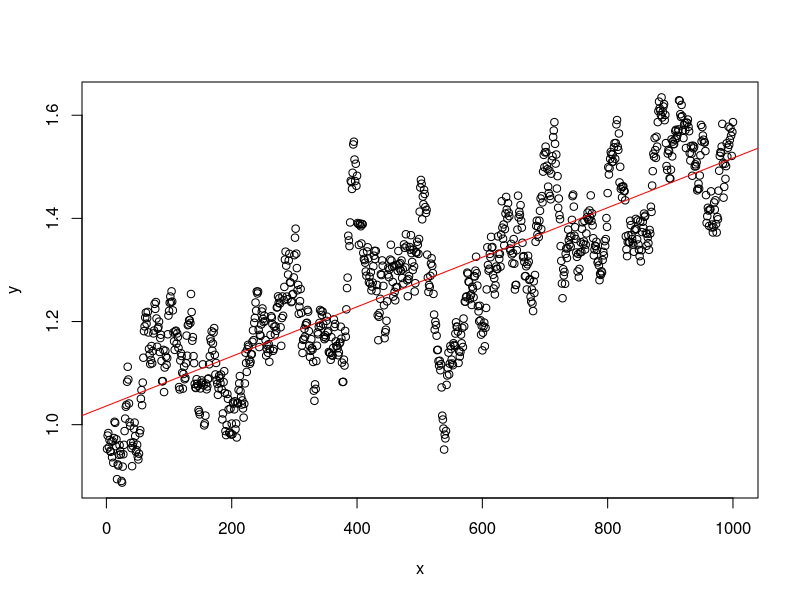
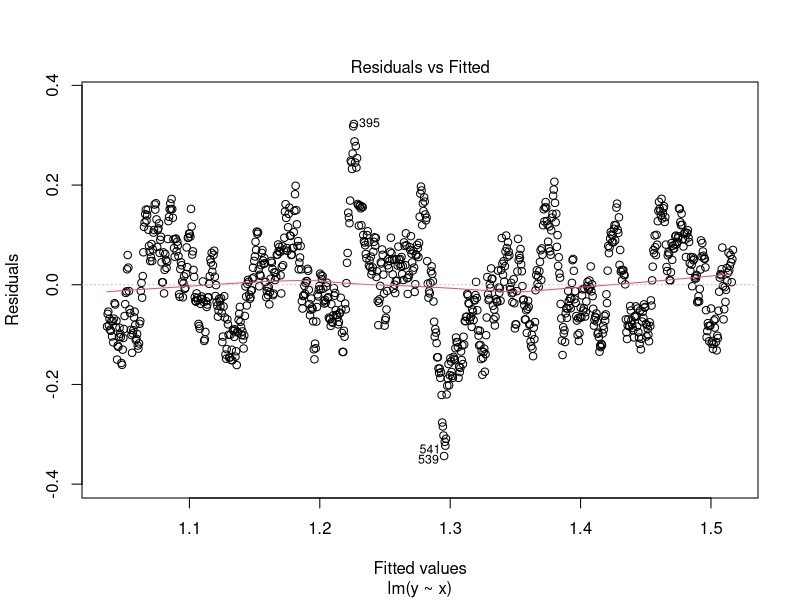
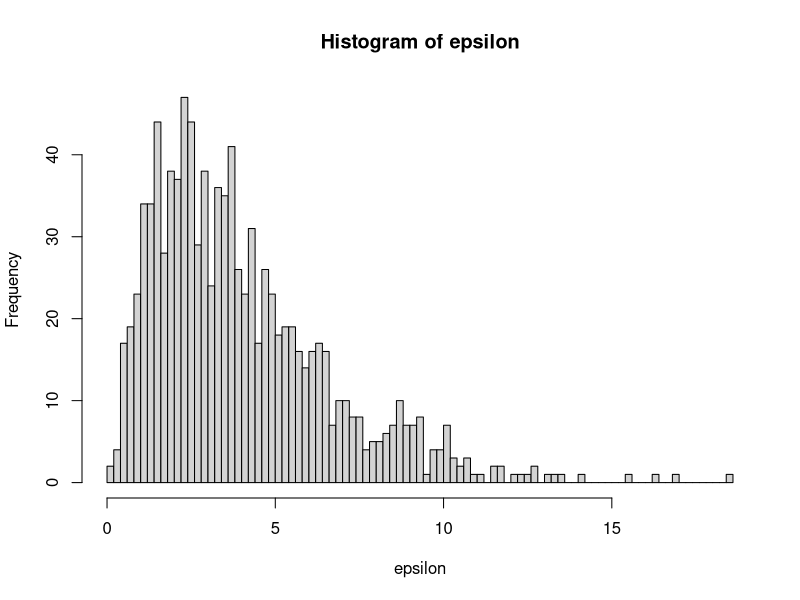
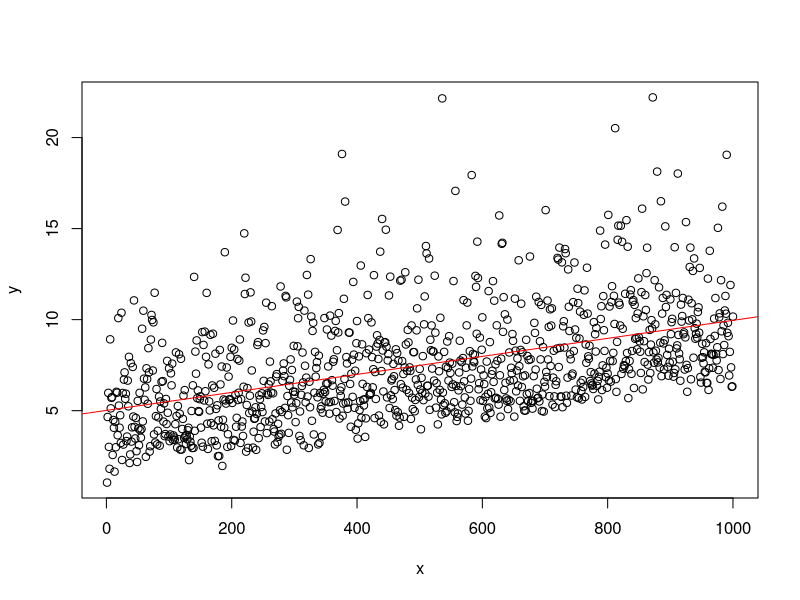
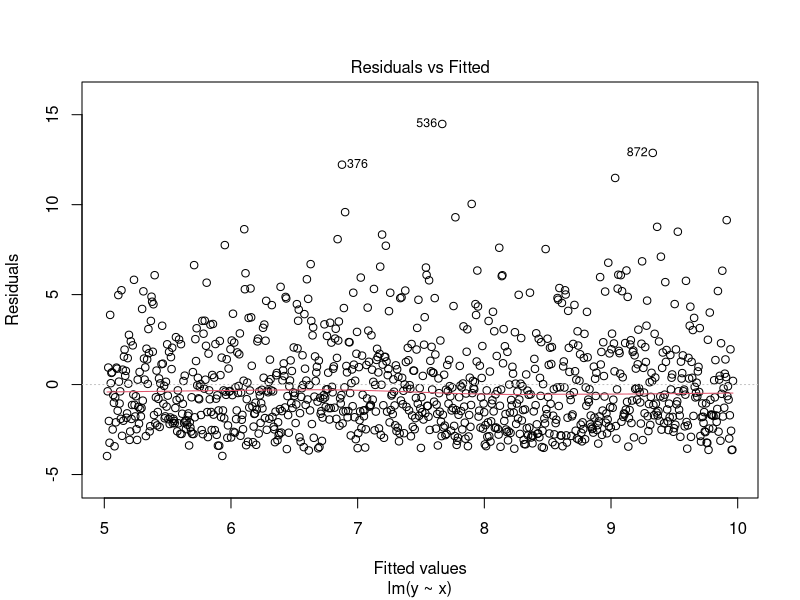
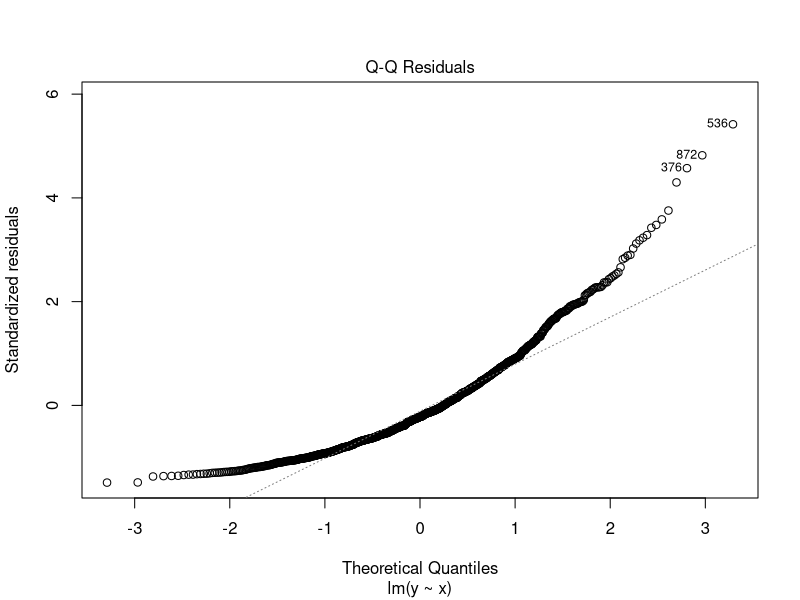
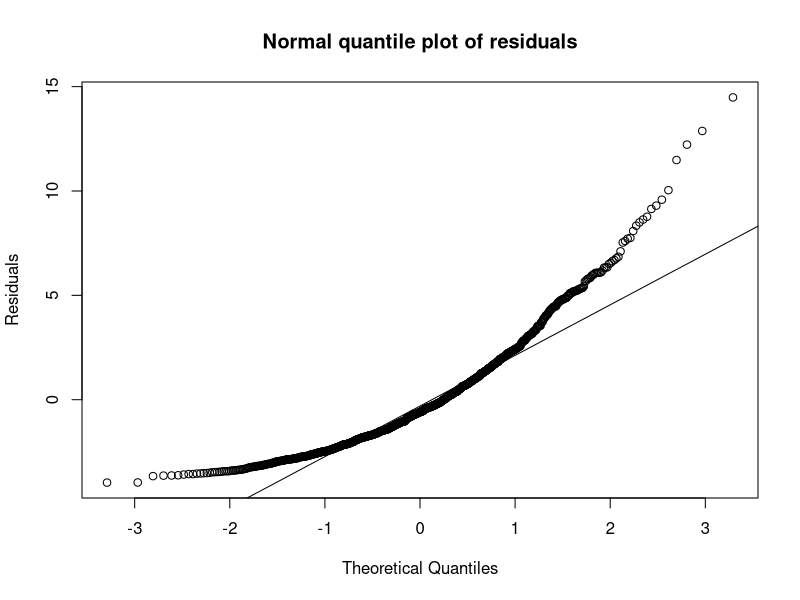
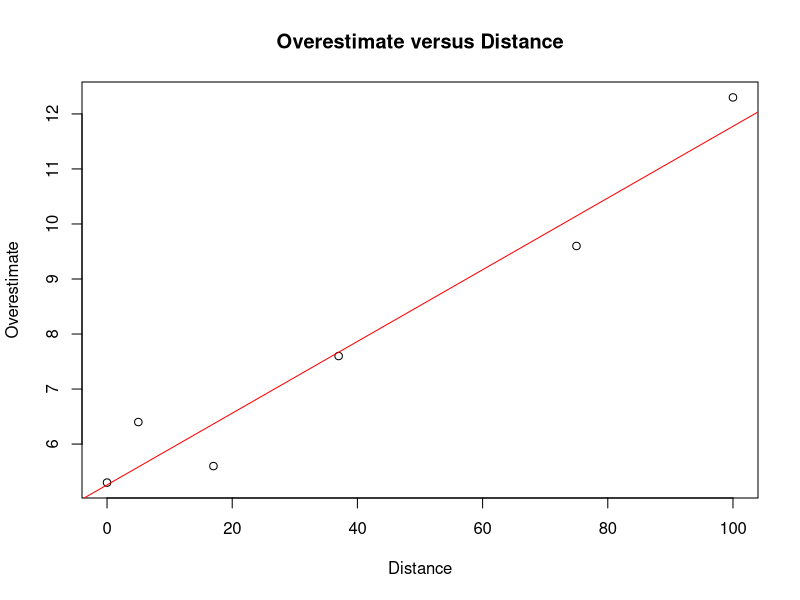

Here is the R script that generated these plots, in order:
# Lab 3
# Simple Linear Regression

# 1. More on Model Validation
# We have seen in class what will happen when the linear assumption or
# the equal variance assumption are violated. 

# 1.1 Let us first see what will happen if the independent assumption is violated
# Simulate Data (from a 0.95 auto-correlation AR(1) process)
x <- 1:1000
y <- 1+0.0005*x
epsilon <- rep(0,1000)
epsilon[1] <- 0.1*rnorm(1)
for (i in 2:1000){
  epsilon[i] <- 0.95*epsilon[i-1] + sqrt(0.01*(1-0.95^2))*rnorm(1)
}
y <- y + epsilon

# The trace of the data looks really "sticky"
plot(x,y)
abline(reg=lm(y ~ x),col="red")


myreg <- lm(y~x)
plot(myreg,1) # What did you see? 
#stickiness- cannot abruptly change signs very easily (e.g. value tends to stick in previous region, changes little by little)
#clearly some patterns, if was indpendent would look completely random 

# 1.2 Let us then see what will happen if the normality assumption is violated
# Simulate Data (error comes from a Gamma dist, which is skewed)
x <- 1:1000
y <- 1+0.005*x
epsilon <- rgamma(1000,shape=2,rate=1/2)
epsilon[1] <- 0.1*rnorm(1)
hist(epsilon,100)
y <- y + epsilon

# Data above the line and the data below the line seem to have different spread
plot(x,y)
abline(reg=lm(y ~ x),col="red")
#spread of data much larger above reg line 

myreg <- lm(y~x)
# Residual vs fitted plot
plot(myreg,1) # What did you see?
#positive resids have much larger spread than negative resids

# quantile-quantile plot (Q-Q plot) of the residuals 
#*** POST FITTING CHECK: to check normality after you run linreg model (because it's run on the residuals)
# Either directly from the lm object
plot(myreg,2)
# or manually
qqnorm(myreg$residuals, ylab = "Residuals", main = "Normal quantile plot of residuals")
qqline(myreg$residuals)
# What did you see?
#definitely not normal lol. lots of cupping the line 

# 1.3 Conclusion
# You always need to check the following four assumptions: 1. Linearity;
# 2. Equal Variance; 3. Independence; 4. Normality


#1. Check scatter plot
#2. Do points deviate from regression line equally? 
#3. Check for randomness in residual plot
#4. Use qq plot 


# 2. Sleuth 3 exerciese 7.29
# (TA: Introduce the question)
x <- c(0, 5, 17, 37, 75, 100) #dist. between interviewers and door of the place where people voted 
y <- c(5.3, 6.4, 5.6, 7.6, 9.6, 12.3) #overestimate rate (estimated results v. actual results)
plot(x, y, xlab = "Distance", ylab = "Overestimate", 
     main = "Overestimate versus Distance")
abline(reg=lm(y ~ x),col="red")

#fit a linear regression model
myreg <- lm(y ~ x)

#view the results of the regression
#(TA: explain )
summary(myreg)
#slope tells you if there is a linear relationship (if positive, indicates increase -> increase)
#if p value is small, regression model is significant 
  #note: this is a one sided test, bc only want to see if slope is positive & not zero 
  #p-value in summary is two sided 
#if r^2 close to 1, tells you model fits data well 

#get 95% confidence intervals for the coefficients
confint(myreg)

#Manually, getting values from summary: 
#CI for slope
est=0.065167
SE=0.007483
df=4
c(est-SE*qt(.975,df),est+SE*qt(.975,df))
#p-val for the slope
est/SE
2*(1-pt(est/SE,df)) #for two sided test 
(1-pt(est/SE,df)) #for one sided test 
#(optional) F-stat
total <- sum((y-mean(y))^2)
ressum <- sum(myreg$residuals^2)
model <- total - ressum
(Fstat <- model/ressum*4)

# Question: How strong is the evidence that the mean Kerry overestimate increases
# with the increasing distance of interviewer from the door?
# Tricky part: looking at the p-val of the slope is not directly answering the question
# since the p-val is testing "H0: slope equals zero". It is not directly answering our question
# So what we really need is a one sided test
# H0: slope <=0 versus H1: slope > 0

# Previous: 2*(1-pt(est/SE,df)) (two-sided)
1-pt(est/SE,df)
# Conclusion: very strong evidence!

# Question: Can we make a statement of causality?
# Answer: No, since there might be other confounders
# Potential confounder please refer to Sleuth3 exercise 7.30
# One could imagine that the younger interviewers are located at long distances
# and the elder interviewers are close to the door.

# 3. Do-it-yourself: Sleuth3 exercise 7.30
# # (TA: Introduce the question)
x <- c(22, 30, 40, 50, 60, 65)
y <- c(0.39, 0.38, 0.35, 0.32, 0.31, 0.29)
plot(x, y, xlab = "Age", ylab = "Refusal", 
     main = "Refusal versus Age")
abline(reg=lm(y ~ x),col="red")

# Question: What evidence do these data provide that the mean refusal rate
# decreased with increasing age of interviewer?

myreg <- lm(y~x)
summary(myreg)
confint(myreg)

est=-0.0023468
SE=0.0001557
df=4
c(est-SE*qt(.975,df),est+SE*qt(.975,df))
#p-val for the slope
est/SE
pt(-abs(est/SE),df)

#Strong evidence

